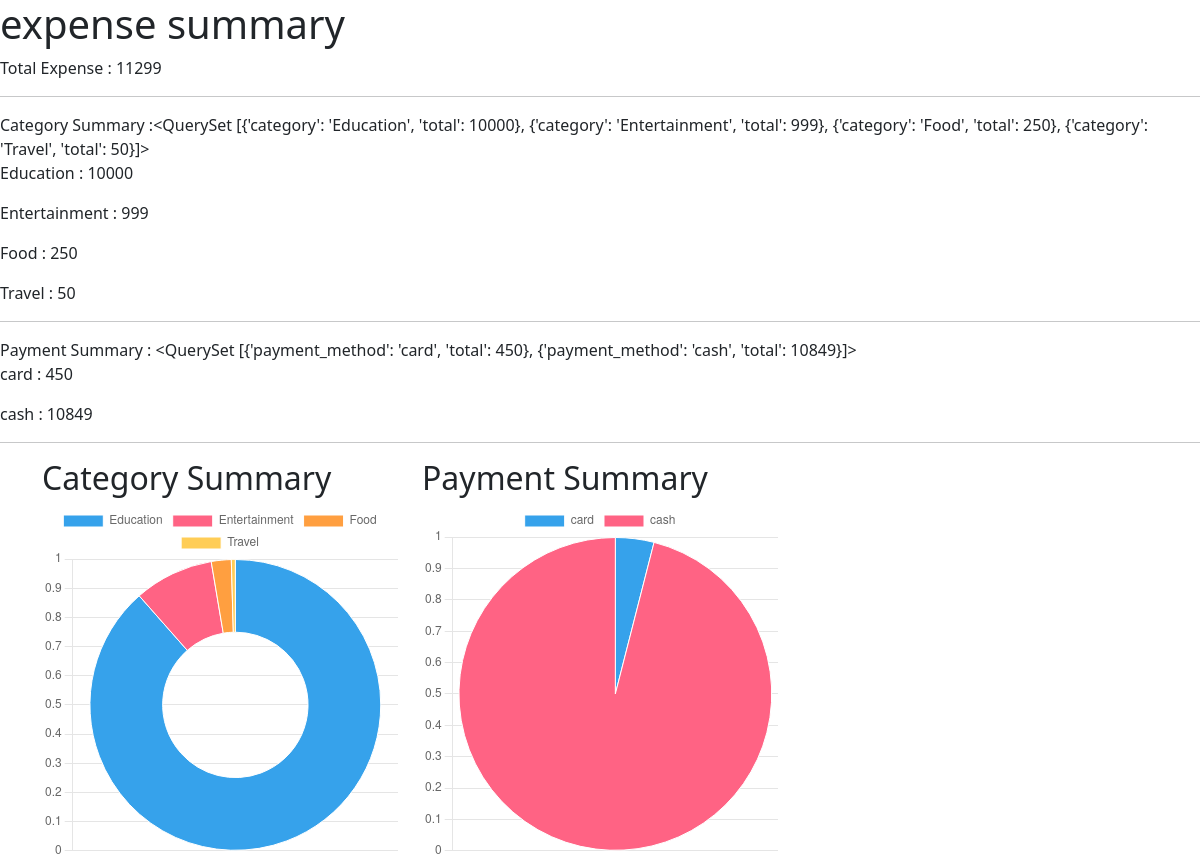
Page /expense/summary/ (signed in) on the committed database.
### tracker/models.py (models this page shows, shortened)
class ExpenseTracker(models.Model):
    title=models.CharField(max_length=100)
    EXPENSE_CATEGORIES = (
    ('Housing', 'Housing'),
    ('Transportation', 'Transportation'),
    ('Food', 'Food'),
    ('Healthcare', 'Healthcare'),
    ('Education', 'Education'),
    ('Entertainment', 'Entertainment'),
    ('Personal Care', 'Personal Care'),
    ('Debt Payments', 'Debt Payments'),
    ('Savings & Investments', 'Savings & Investments'),
    ('Gifts & Donations', 'Gifts & Donations'),
    ('Insurance', 'Insurance'),
    ('Travel', 'Travel'),
    ('Miscellaneous', 'Miscellaneous'),
)
    category=models.CharField(max_length=100,choices=EXPENSE_CATEGORIES,default="Food")
    Amount=models.PositiveIntegerField()
    payment_options=(
        ("card","card"),
        ("cash","cash"),
        ("UPI","UPI")
    )
    payment_method=models.CharField(max_length=100,choices=payment_options,default="cash")
    owner=models.ForeignKey(User,on_delete=models.CASCADE, )

### tracker/views.py (the view)
# urls.py: path('expense/summary/',views.ExpenseSummaryView.as_view(),name="expense-summary")
class ExpenseSummaryView(View):
    template_name="expense_summary.html"
    def get(self,request,*args,**kwargs):
        qs=ExpenseTracker.objects.filter(owner=request.user)
        total_expense=qs.values("Amount").aggregate(total=Sum("Amount"))
        print(total_expense)
        payment_summary=qs.values("payment_method").annotate(total=Sum("Amount"))
        print(payment_summary)
        category_summary=qs.values("category").annotate(total=Sum("Amount"))
        print(category_summary)
        context={
            "total_expense":total_expense.get("total"),
            "payment_summary":payment_summary,
            "category_summary":category_summary
        }
        return render(request,self.template_name,context)

### tracker/templates/expense_summary.html (shortened to what this page needs)
<!DOCTYPE html>
<html lang="en">
<head>
    <link href="https://cdn.jsdelivr.net/npm/bootstrap@5.3.3/dist/css/bootstrap.min.css" rel="stylesheet">
</head>
<body>
    <h1>expense summary</h1>
    <div>
        Total Expense : {{total_expense}}
        <hr>
    </div>
    <div>
        Category Summary :{{category_summary}}
        {%for summary in category_summary%}
       <p> {{summary.category}} : {{summary.total}}</p>
        {%endfor%}
        <hr>
    </div>
    <div>
        Payment Summary : {{payment_summary}}
        {%for summary in payment_summary%}
        <p>{{summary.payment_method}} : {{summary.total}}</p>
        {%endfor%}
        <hr>
    </div>
    <div class="container">
        <div class="row">
            <div class="col-4">
                <h2>Category Summary</h2>
                  <div>
                      <canvas id="categorychart"></canvas>
                    </div>
            </div>
            <div class="col-4">
                <h2>Payment Summary</h2>
                <div>
                    <canvas id="paymentchart"></canvas>
                  </div>
            </div>
        </div>
    </div>
</body>
<script>
  const ctx = document.getElementById('categorychart');
  new Chart(ctx, {
    type: 'doughnut',
    data: {
      labels: [{%for summary in category_summary%} "{{summary.category}}", {%endfor%}],
      datasets: [{
        label: '# of Votes',
        data: [{%for summary in category_summary%} "{{summary.total}}", {%endfor%}],
        borderWidth: 1
      }]
    },
    options: {
      scales: {
        y: {
          beginAtZero: true
        }
      }
    }
  });
//   ploting payment summary
const ctx1 = document.getElementById('paymentchart');
new Chart(ctx1, {
  type: 'pie',
  data: {
    labels: [{%for summary in payment_summary%} "{{summary.payment_method}}", {%endfor%}],
    datasets: [{
      label: '# of Votes',
      data: [{%for summary in payment_summary%} "{{summary.total}}", {%endfor%}],
      borderWidth: 1
    }]
  },
  options: {
    scales: {
      y: {
        beginAtZero: true
      }
    }
  }
});
</script>
</html>

### rows in the picture
ExpenseTracker: category "Education", total "10000"
ExpenseTracker: category "Travel", total "50"

### other values in the picture
{{ total_expense }} "11299"
{{ category_summary }} "<QuerySet [{'category': 'Education', 'total': 10000}, {'category': 'Entertainment', 'total': 999}, {'category': 'Food', 'total': 250}, {'category': 'Travel', 'total': 50}]>"
{{ summary.category }} "Entertainment" "Food"
{{ summary.total }} "999" "250"
{{ payment_summary }} "<QuerySet [{'payment_method': 'card', 'total': 450}, {'payment_method': 'cash', 'total': 10849}]>"
{{ summary.payment_method }} "card" "cash"
{{ summary.total }} "450" "10849"
chart data {{ summary.category }} Education, Entertainment, Food, Travel
chart data {{ summary.total }} 10000, 999, 250, 50
chart data {{ summary.payment_method }} card, cash
chart data {{ summary.total }} 450, 10849
